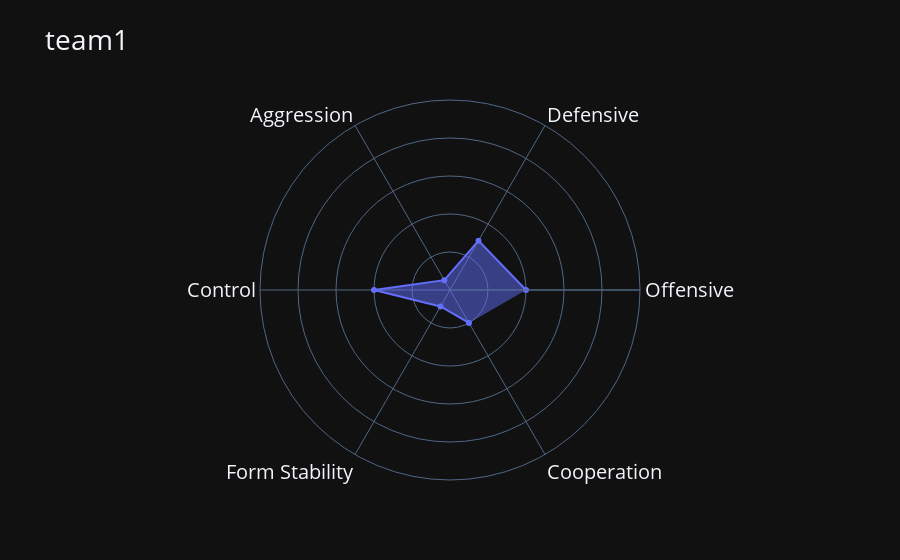

Source (notebook cell):
### Code cell
team_summary(team1, "team1")

### Figure 1 — Plotly figure (JSON) as saved in the notebook; plotly's stock layout.template omitted (floating-point values rounded to 4 significant figures)
{"data": [{"fill": "toself", "name": "team1", "r": [20, 15, 3, 20, 5, 10], "theta": ["Offensive", "Defensive", "Aggression", "Control", "Form Stability", "Cooperation"], "type": "scatterpolar"}], "layout": {"font": {"size": 20}, "polar": {"radialaxis": {"range": [0, 50], "showticklabels": false}}, "title": {"text": "team1"}}}
